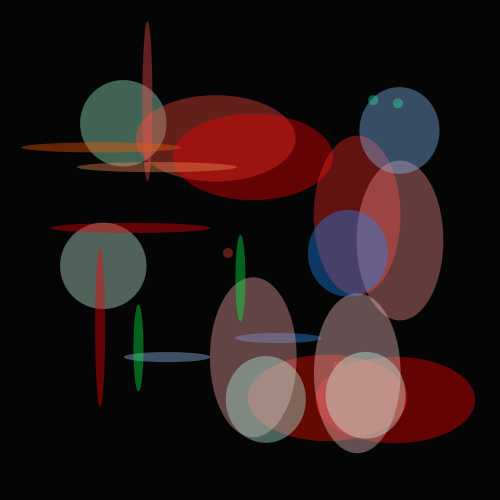
Frame 1 (no input)
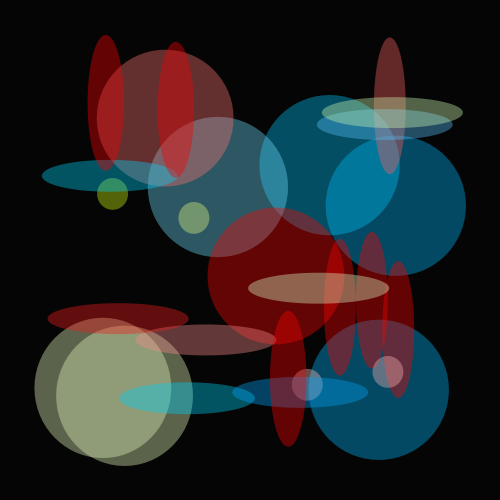
Frame 60 (the mouse pressed at the canvas centre just before this capture)
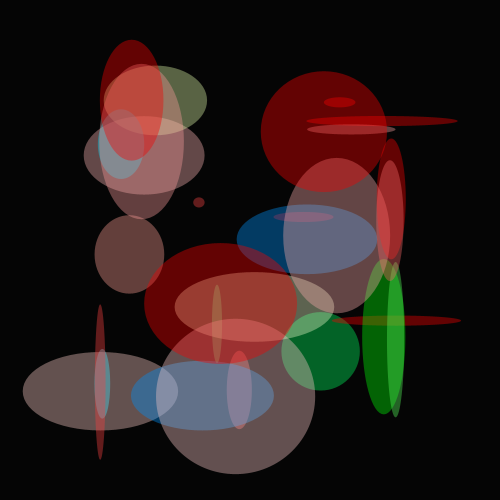
Frame 120 (the mouse held since frame 60 and released just before this capture)

The Processing sketch that drew these frames (run headless with seeded random() and noise(); from frame 60 on, the mouse is pressed at the canvas centre):

// Processing sketch: processing_2695
// ── processing_2695.pde

/**
 * Lissajous Blobs
 * by Charles Morrice (my first Sketch!)
 * based on Sine Wave by Daniel Shiffman.  
 * 
 * Click to explore 
 */
 
int xspacing;   // How far apart should each horizontal location be spaced
int w;              // Width of entire wave
int snake ;
float theta = 0.0;  // Start angle at 0
float amplitude = 150;  // Height of wave
float period = 300;  // How many pixels before the wave repeats
float dx;  // Value for incrementing X, a function of period and xspacing
float[] yvalues;  // Using an array to store height values for the wave
int xphase ;
int yphase ;
int elxphase; // phase of width of ellipse
int elyphase; // ditto hight
int redphase = 2; // phase of red component of ellipse colour
int greenphase = 35; // ditto
int bluephase = 40; // ditto
int bright ;

void setup() {

  xspacing = int(random(15,50));   // How far apart should each horizontal location be spaced
  snake = int(random(2,4));
  
  size(500,500);
  frameRate(30);
  colorMode(HSB);
  smooth();
  w = snake*width;
  dx = (TWO_PI / period) * xspacing;
  yvalues = new float[w/xspacing];

xphase = int(random(1,500));
yphase = int(random(1,500));
elxphase = int(random(1,5)); // phase of width of ellipse
elyphase = int(random(5,10)); // ditto hight
redphase = 2; // phase of red component of ellipse colour
greenphase = 35; // ditto
bluephase = 40; // ditto
bright = int(random(200,300));

}

void draw() {
  background(5);
  calcWave();
  renderWave();

}

void calcWave() {

  // Increment theta (try different values for 'angular velocity' here
  theta += 0.02;
  // For every x value, calculate a y value with sine function
  float x = theta;
  for (int i = 0; i < yvalues.length; i++) {
    yvalues[i] = sin(x)*amplitude;
    x+=dx;
  }
}

void renderWave() {
  // A simple way to draw the wave with an ellipse at each location

  for (int x = 0; x < yvalues.length; x++) {
    noStroke();
    fill(int(yvalues[x/redphase]%360),200+yvalues[x],bright,100);
    ellipseMode(CENTER);
    ellipse(yvalues[(x+xphase)%(w/xspacing)]+width/2,width/2+yvalues[(x*yphase)%(w/xspacing)],sq(yvalues[x/elxphase])/amplitude+10,sq(yvalues[x/elyphase])/amplitude+10);
  }
}

void mousePressed() {
  background(0);
  setup();
}
